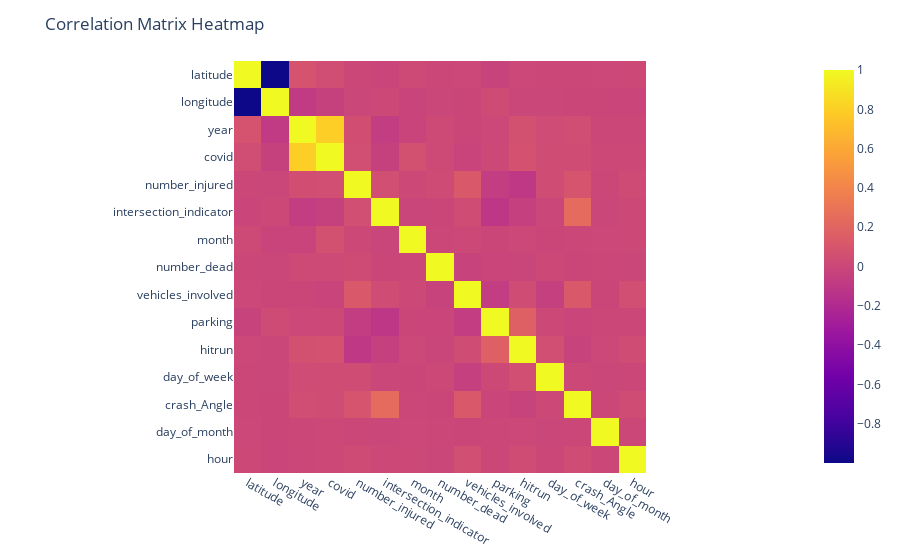

The cell this chart's notebook holds for it:
### Code cell
correlation_matrix = top_PC_df.corr()

# Create a heatmap using Plotly
fig = px.imshow(correlation_matrix)
fig.update_layout(title="Correlation Matrix Heatmap")
fig.show()

### Figure 1 — Plotly figure (JSON) as saved in the notebook; plotly's stock layout.template omitted (floating-point values rounded to 4 significant figures; data arrays with more than 128 entries replaced by an {"elided": "..."} marker saying what was removed)
{"data": [{"coloraxis": "coloraxis", "hovertemplate": "x: %{x}<br>y: %{y}<br>color: %{z}<extra></extra>", "name": "0", "type": "heatmap", "x": ["latitude", "longitude", "year", "covid", "number_injured", "intersection_indicator", "month", "number_dead", "vehicles_involved", "parking", "hitrun", "day_of_week", "crash_Angle", "day_of_month", "hour", "day_of_week"], "xaxis": "x", "y": ["latitude", "longitude", "year", "covid", "number_injured", "intersection_indicator", "month", "number_dead", "vehicles_involved", "parking", "hitrun", "day_of_week", "crash_Angle", "day_of_month", "hour", "day_of_week"], "yaxis": "y", "z": {"elided": "16x16 float values"}}], "layout": {"coloraxis": {"colorscale": [[0, "#0d0887"], [0.1111, "#46039f"], [0.2222, "#7201a8"], [0.3333, "#9c179e"], [0.4444, "#bd3786"], [0.5556, "#d8576b"], [0.6667, "#ed7953"], [0.7778, "#fb9f3a"], [0.8889, "#fdca26"], [1, "#f0f921"]]}, "margin": {"t": 60}, "title": {"text": "Correlation Matrix Heatmap"}, "xaxis": {"anchor": "y", "constrain": "domain", "domain": [0, 1], "scaleanchor": "y"}, "yaxis": {"anchor": "x", "autorange": "reversed", "constrain": "domain", "domain": [0, 1]}}}
